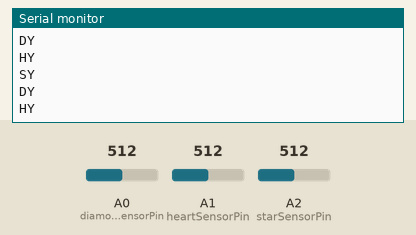
Recording of a sketch running on a simulated Arduino Uno, built with avr-gcc and run on an emulated ATmega328P. Shown: the last lines printed to the serial monitor. The test bench sets the inputs (shaded band); at power-on: A1 (heartSensorPin) = 512, A0 (diamondSensorPin) = 512, A2 (starSensorPin) = 512.

Above: at 2.7 s.
2.8 s: A1 (heartSensorPin) set to 216
At 3.4 s:
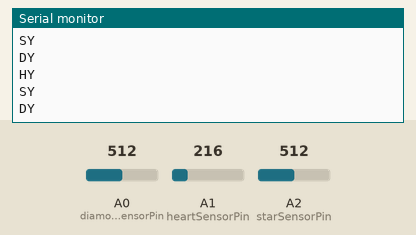
4.3 s: A1 (heartSensorPin) set to 182
At 5.2 s:
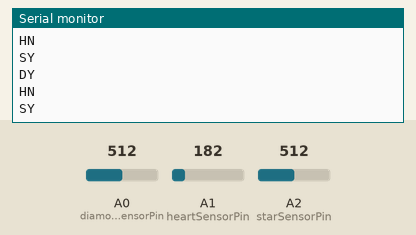

The sketch:

arduino_code.ino
```cpp
int diamondSensorPin = A0; // FSR is connected to analog 0
int heartSensorPin = A1;
int starSensorPin = A2;
int sensorReading;      // the analog reading from the FSR resistor divider

void setup(void) {
  Serial.begin(9600);   // We'll send debugging information via the Serial monitor
}

void loop(void) {
  isTouched(diamondSensorPin, "DY", "DN");
  isTouched(heartSensorPin, "HY", "HN");
  isTouched(starSensorPin, "SY", "SN");
}

bool isTouched(int sensorPin, String onVal, String offVal) {
  sensorReading = analogRead(sensorPin);
  if (sensorReading > 200) {
    Serial.println(onVal);
  } else {
    Serial.println(offVal);
  }
  delay(20);
}
```

Measured:
- the behaviour switches between 201 and 200 on A1 (heartSensorPin) (found by bisection; images 1 and 2)
- after the input at 4.3 s, the serial monitor: prints a new line at once (image 2)
